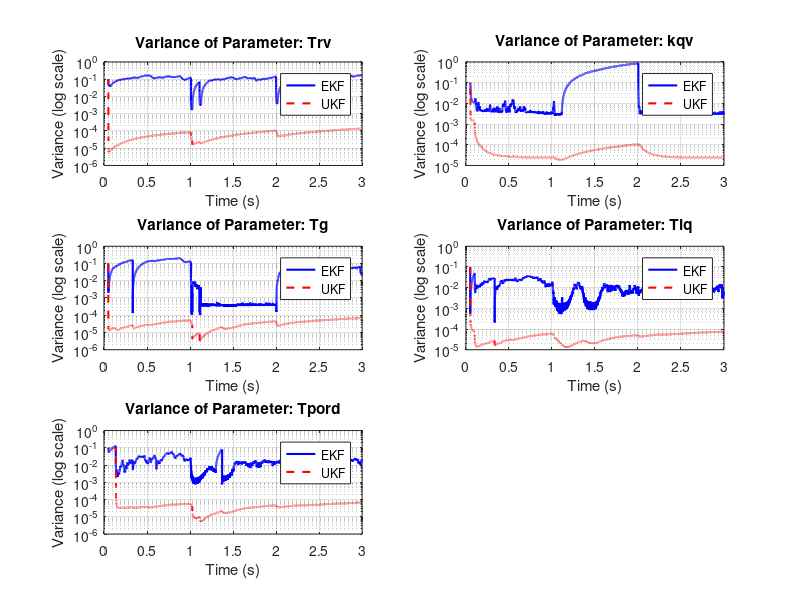

Reproduce this figure in MATLAB. (Note: this script raises an error after producing the figure.)
% === LOAD VARIANCE DATA ===
load('EKF_variance.mat', 'ekf_var');
load('UKF_variance.mat', 'ukf_var');
load('EKF_results.mat', 'time_vector');

% === TIME VECTOR ===
Nt = size(ekf_var, 2);
t_plot = time_vector(1:Nt);  % Assumes variance saved for full Nt

% === PARAMETER LABELS ===
param_labels = {'Trv', 'kqv', 'Tg', 'Tiq', 'Tpord'};

% === PLOT ===
figure('Name','EKF vs UKF Parameter Variance','NumberTitle','off');

for i = 1:5
    subplot(3,2,i);
    
    semilogy(t_plot, ekf_var(i,:), 'b-', 'LineWidth', 1.5); hold on;
    semilogy(t_plot, ukf_var(i,:), 'r--', 'LineWidth', 1.5);
    
    title(['Variance of Parameter: ', param_labels{i}]);
    xlabel('Time (s)');
    ylabel('Variance (log scale)');
    legend('EKF', 'UKF');
    grid on;
end

sgtitle('Comparison of EKF vs UKF Parameter Estimation Variance');
